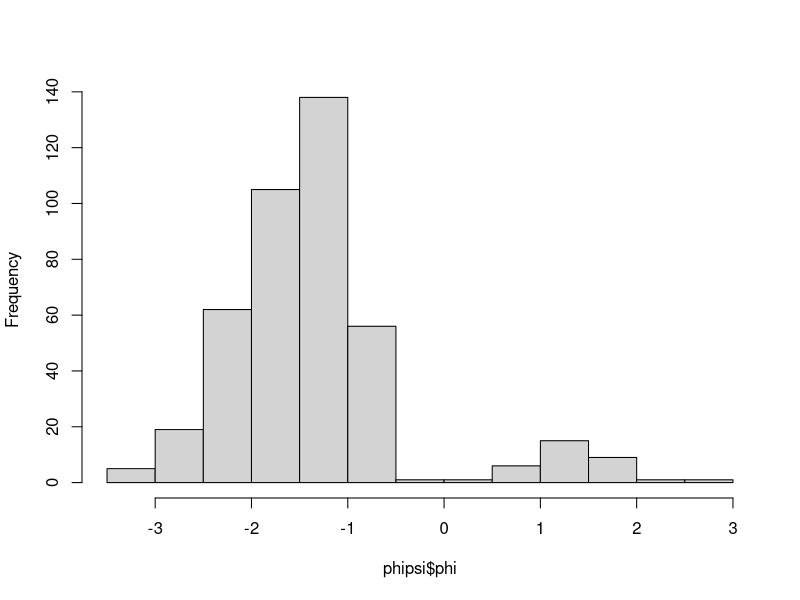

Recreate this plot in R.
## ---- chunk 1
library(ggplot2)
library(gridExtra)
library(microbenchmark)
knitr::opts_chunk$set(
  fig.width = 4.8,
  fig.height = 4.2,
  fig.retina = 3,
  fig.align = "center",
  dev.args = list(pointsize = 16)
)

theme_set(theme_grey(base_size = 18))

phipsi <- read.table("phipsi.tsv", header = TRUE)
phipsi[, c("phi", "psi")] <- pi * phipsi[, c("phi", "psi")] / 180
## ---- chunk 2
integral <- integrate(sin, 0, 1)
integral
## ---- chunk 3
str(integral)
## ---- chunk 4
class(integral)
## ---- chunk 5
stats:::print.integrate
## ---- chunk 6
phi_hist <- hist(phipsi$phi, main = NULL)
## ---- chunk 7
class(phi_hist)
## ---- chunk 8
str(phi_hist)
## ---- chunk 9
phi_hist[1:4]
## ---- chunk 10
cat(deparse(plot))
## ---- chunk 11
count_zeros_vec <- function(x) {
  sum(x == 0)
}
## ---- chunk 12
count_object <- function(x) {
  structure(
    list(
      x = x,
      n = count_zeros_vec(x)
    ),
    class = "count_object"
  )
}
## ---- chunk 13
set.seed(1234)
count_data <- count_object(rpois(10, 2))
count_data
## ---- chunk 14
count_zeros <- function(x) {
  UseMethod("count_zeros")
}
## ---- chunk 15
count_zeros.count_object <- function(x) {
  x$n
}
## ---- chunk 16
print.count_object <- function(x) {
  cat(x$x, "\n")
}
## ---- chunk 17
count_data ## Print data
count_zeros(count_data)
